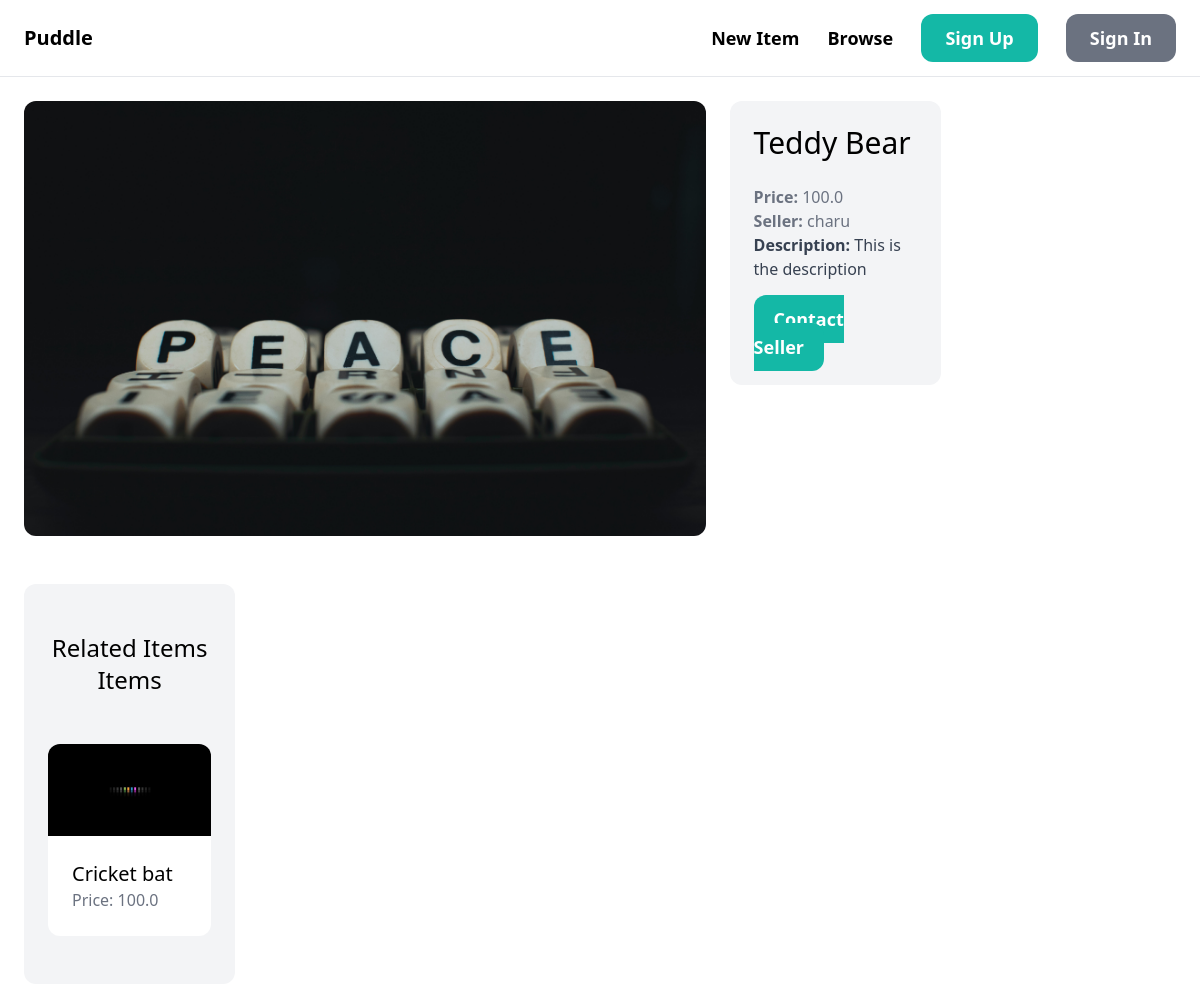
Page /items/1 on the committed database.
### item/models.py (models this page shows, shortened)
class Item(models.Model):
    category=models.ForeignKey(Category,related_name='items',on_delete=models.CASCADE)
    name= models.CharField(max_length=255)
    description = models.TextField(blank=True,null=True)
    price= models.FloatField()
    image= models.ImageField(upload_to='item_images', blank=True,null=True)
    is_sold = models.BooleanField(default=False)
    created_by= models.ForeignKey(User, related_name='items',on_delete=models.CASCADE)
    created_at = models.DateTimeField(auto_now_add=True)

### item/views.py (the view)
# urls.py: path("items/<int:id>", views.detail , name="detail"),
def detail(request, id):
    item= get_object_or_404(Item, id=id)
    related_item=Item.objects.filter(category=item.category,is_sold=False).exclude(id=id)[0:3]
    context={
        'item':item,
        'related_item':related_item
    }
    return render(request, 'item/detail.html',context)

### item/templates/item/detail.html (shortened to what this page needs)
{% extends 'core/base.html' %}
{% block content %}
    <div class='grid grid-cols-5 gap-6'>
        <div class='col-span-3'>
            <img src="{{item.image.url}}" class="rounded-xl">
        </div>
    <div>
        <div class="col-span-2 p-6 bg-gray-100 rounded-xl">
            <h1 class='mb-6 text-3xl'>{{item.name}}</h1>
            <p class="text-gray-500"><strong>Price: </strong>{{item.price}}</p>
            <p class="text-gray-500"><strong>Seller: </strong>{{item.created_by.username}}</p>
            {% if item.description %}
            <p class="text-gray-700"><strong>Description: </strong>{{item.description}}</p>
            {% endif %}
            {% if request.user == item.created_by %}
                <div class="mt-6 p-6 bg-white rounded-xl">
                    <p> This is your item</p>
                    <a href="{% url 'item:edit' item.id %}" class="inline-block mt-6 px-6 text-lg font-semibold bg-teal-500 text-white rounded-xl">
                    Edit</a>
                    <a href="{% url 'item:delete' item.id %}" class="inline-block mt-6 px-6 text-lg font-semibold bg-red-500 text-white rounded-xl">
                </div>Delete</a>
            {% else %}
                <br><a href="{% url 'conversation:new_conversation' item.id %}" class='px-5 py-3 text-lg font-semibold bg-teal-500 text-white rounded-xl hover:bg-teal-700 shadow-cyan-500/50'>Contact Seller</a>
            {% endif %}
        </div><br>
        </div>
<br>
        <div class='mt-6 px-6 py-12 bg-gray-100 flex-auto rounded-xl'>
            <h2 class='mb-12 text-2xl text-center'>Related Items Items</h2>
            <div class='grid gap-3'>
               {% for item in related_item %}
                <div class='flex-1'>
                    <a href="{% url 'item:detail' item.id %}">
                        <div>
                            <img src='{{item.image.url}}' class='rounded-t-xl'>
                        </div>
                        <div class="p-6 bg-white rounded-b-xl">
                            <h2 class="text-xl">{{item.name}}</h2>
                            <p class="text-gray-500">Price: {{item.price}}</p>
                        </div>
                    </a>
                </div>
               {% endfor %}
            </div>
{% endblock content %}

### rows in the picture
Item: image (picture), name "Teddy Bear", price "100.0", created_by.username "charu", description "This is the description"
Item: image (picture), name "Cricket bat", price "100.0"
